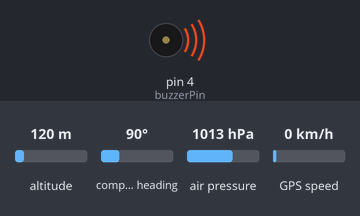
Recording of a sketch running on a simulated Arduino Mega 2560, built with avr-gcc and run on an emulated ATmega2560. Parts: buzzer (waves = sounding). The test bench sets the inputs (shaded band); at power-on: altitude 120 m, compass heading 90°, air pressure 1013 hPa, GPS speed 0 km/h. The GPS gets a fix after 3 s at 37.7749, -122.4194 with 8 satellites; what the sketch prints to the serial monitor is not drawn.

Above: at 0.1 s.
At 2.1 s:
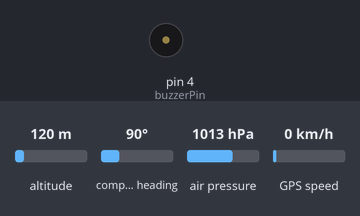
Timing chart, 0 to 3.6 s (numbered marks = the images above):
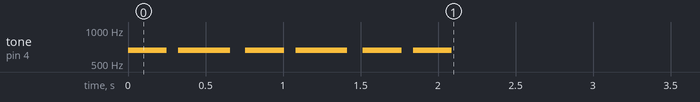

The sketch:

CONTAINER_MAIN.ino
```cpp
#include <Wire.h>
#include <Adafruit_Sensor.h>
#include <Adafruit_BMP280.h>
#include <HardwareSerial.h>
#include <TinyGPS++.h>

#include  "pitches.h"
int buzzerPin = 4;

#define SEALEVELPRESSURE_HPA (1013.25)

Adafruit_BMP280 bmp; // I2C

uint32_t startKirim = 0;

// The TinyGPS++ object
TinyGPSPlus gps;

float lat1, long1, alt1, pressure1, altitude1, altitude_mdpl, alt0, altPrev;
String data_gps, packet;


void setup() {
  initBuzzer();

  Serial3.begin(9600);
  Serial1.begin(9600);
  Serial.begin(9600);
  inisialisasiBME();


}

void loop() {
  //Pressure, alt, lat, long, altGPS
  // dataRead
  hitungGPS();
  hitungBME();

  packet = ("#" + String(pressure1) + "," + String(altitude1) + "," + String(lat1,6) + "," + String(long1,6) + "," + String(alt1));
  if (millis() - startKirim > 1000) { // &&  mulaiKirim==true) {       //Send data every 1 sec

    Serial.println(packet);
    Serial1.println(packet);
    startKirim = millis();
  }
}
```

BME.ino
```cpp
void inisialisasiBME() {
  unsigned status;
  //status = bmp.begin(BMP280_ADDRESS_ALT, BMP280_CHIPID);
  status = bmp.begin();
  if (!status) {
    Serial.println(F("Could not find a valid BMP280 sensor, check wiring or "
                     "try a different address!"));
    Serial.print("SensorID was: 0x"); Serial.println(bmp.sensorID(), 16);
    Serial.print("        ID of 0xFF probably means a bad address, a BMP 180 or BMP 085\n");
    Serial.print("   ID of 0x56-0x58 represents a BMP 280,\n");
    Serial.print("        ID of 0x60 represents a BME 280.\n");
    Serial.print("        ID of 0x61 represents a BME 680.\n");
    while (1) delay(10);
  }
  /* Default settings from datasheet. */
  bmp.setSampling(Adafruit_BMP280::MODE_NORMAL,     /* Operating Mode. */
                  Adafruit_BMP280::SAMPLING_X2,     /* Temp. oversampling */
                  Adafruit_BMP280::SAMPLING_X16,    /* Pressure oversampling */
                  Adafruit_BMP280::FILTER_X16,      /* Filtering. */
                  Adafruit_BMP280::STANDBY_MS_500); /* Standby time. */
}

void hitungBME() {
  pressure1 = bmp.readPressure();

  altitude_mdpl = bmp.readAltitude(SEALEVELPRESSURE_HPA);

  // kalibrasi (biar alt awal = 0
  if (altitude_mdpl != 0 && millis() < 10000) {
    alt0 = altitude_mdpl;
  }
  if (altitude_mdpl < alt0) {
    alt0 = altitude_mdpl;
  }

  // set actual altitude
  altitude1 = altitude_mdpl - alt0;

  if (altitude1 < 0) {
    altitude1 = 0;
  }
  altPrev = altitude1;
}
```

BUZZER.ino
```cpp
int melody[] = {
  NOTE_E5, NOTE_E5 , NOTE_E5, NOTE_E5 , NOTE_E5, NOTE_E5
};

int noteDurations[] = {
  8, 6, 8, 6, 8, 8, 8
};

void initBuzzer() {
  for (int thisNote = 0; thisNote < sizeof(melody) / 2; thisNote++) {
    int noteDuration = 2000 / noteDurations[thisNote];
    tone(buzzerPin, melody[thisNote], noteDuration);
    int pauseBetweenNotes = noteDuration * 1.30;
    delay(pauseBetweenNotes);
    noTone(buzzerPin);
  }
}
```

GPS.ino
```cpp
static void smartDelay(unsigned long ms)
{
  unsigned long start = millis();
  do
  {
    while (Serial3.available())
      gps.encode(Serial3.read());
  } while (millis() - start < ms);
}

void hitungGPS() {
  lat1 = gps.location.lat();
  long1 = gps.location.lng();
  alt1 = gps.altitude.meters();
  //mission_time = (String(hari) + "/" + String(bulan) + "/" + String(tahun) + "," + String(jam) + "/" + String(menit) + "/" + String(detik));
  data_gps = (String(lat1, 6) + "," + String(long1, 6) + "," + String(alt1));
  smartDelay(0);
}
```

pitches.h
```cpp
#define NOTE_B0  31
#define NOTE_C1  33
#define NOTE_CS1 35
#define NOTE_D1  37
#define NOTE_DS1 39
#define NOTE_E1  41
#define NOTE_F1  44
#define NOTE_FS1 46
#define NOTE_G1  49
#define NOTE_GS1 52
#define NOTE_A1  55
#define NOTE_AS1 58
#define NOTE_B1  62
#define NOTE_C2  65
#define NOTE_CS2 69
#define NOTE_D2  73
#define NOTE_DS2 78
#define NOTE_E2  82
#define NOTE_F2  87
#define NOTE_FS2 93
#define NOTE_G2  98
#define NOTE_GS2 104
#define NOTE_A2  110
#define NOTE_AS2 117
#define NOTE_B2  123
#define NOTE_C3  131
#define NOTE_CS3 139
#define NOTE_D3  147
#define NOTE_DS3 156
#define NOTE_E3  165
#define NOTE_F3  175
#define NOTE_FS3 185
#define NOTE_G3  196
#define NOTE_GS3 208
#define NOTE_A3  220
#define NOTE_AS3 233
#define NOTE_B3  247
#define NOTE_C4  262
#define NOTE_CS4 277
#define NOTE_D4  294
#define NOTE_DS4 311
#define NOTE_E4  330
#define NOTE_F4  349
#define NOTE_FS4 370
#define NOTE_G4  392
#define NOTE_GS4 415
#define NOTE_A4  440
#define NOTE_AS4 466
#define NOTE_B4  494
#define NOTE_C5  523
#define NOTE_CS5 554
#define NOTE_D5  587
#define NOTE_DS5 622
#define NOTE_E5  659
#define NOTE_F5  698
#define NOTE_FS5 740
#define NOTE_G5  784
#define NOTE_GS5 831
#define NOTE_A5  880
#define NOTE_AS5 932
#define NOTE_B5  988
#define NOTE_C6  1047
#define NOTE_CS6 1109
#define NOTE_D6  1175
#define NOTE_DS6 1245
#define NOTE_E6  1319
#define NOTE_F6  1397
#define NOTE_FS6 1480
#define NOTE_G6  1568
#define NOTE_GS6 1661
#define NOTE_A6  1760
#define NOTE_AS6 1865
#define NOTE_B6  1976
#define NOTE_C7  2093
#define NOTE_CS7 2217
#define NOTE_D7  2349
#define NOTE_DS7 2489
#define NOTE_E7  2637
#define NOTE_F7  2794
#define NOTE_FS7 2960
#define NOTE_G7  3136
#define NOTE_GS7 3322
#define NOTE_A7  3520
#define NOTE_AS7 3729
#define NOTE_B7  3951
#define NOTE_C8  4186
#define NOTE_CS8 4435
#define NOTE_D8  4699
#define NOTE_DS8 4978
```
